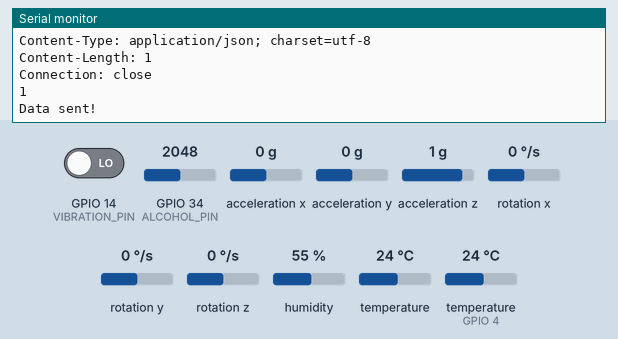
This sketch was run on a simulated ESP32. Shown: the last lines printed to the serial monitor. The inputs (shaded band) are chosen by the test bench; at power-on: GPIO 14 (VIBRATION_PIN) LOW, acceleration x 0 g, humidity 55 %, GPIO 34 (ALCOHOL_PIN) = 2048, acceleration y 0 g, temperature (sensor on GPIO 4) 24 °C, acceleration z 1 g, rotation x 0 °/s, rotation y 0 °/s, rotation z 0 °/s, temperature 24 °C. WiFi joins after 1.5 s; servers stay silent unless stated; web services answer with replies made up by the test bench.

Above: at 2.7 s.
2.8 s: GPIO 14 (VIBRATION_PIN) driven HIGH
9.9 s: acceleration x set to -1.4 g
At 12.07 s:
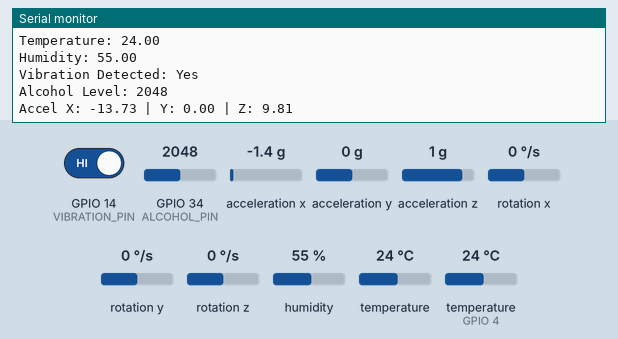
14.1 s: humidity set to 22 %
At 16.7 s:
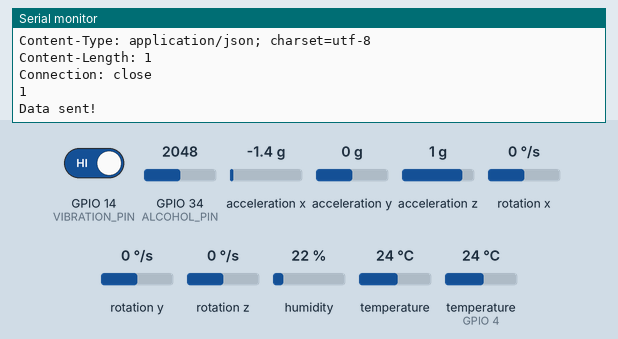
18.3 s: GPIO 34 (ALCOHOL_PIN) set to 2866
At 18.92 s:
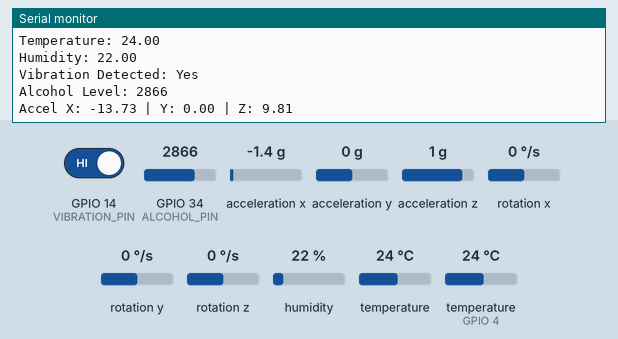
22.5 s: acceleration y set to -1.4 g
At 25.78 s:
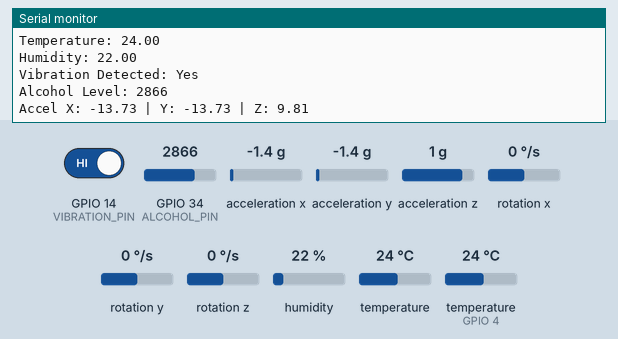
26.7 s: temperature (sensor on GPIO 4) set to 12 °C
At 30.0 s:
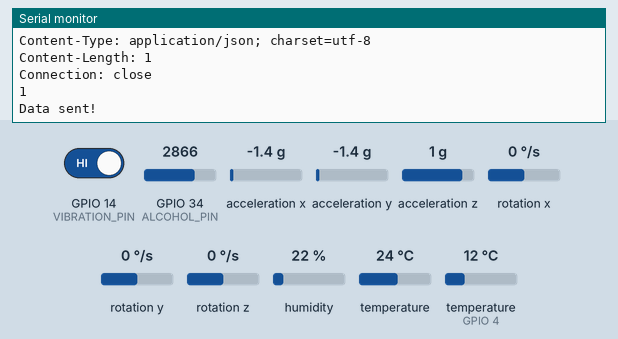

Measured:
- after the input at 9.9 s, the serial monitor: prints a new line after 2.0 s (image 1)
- after the input at 14.1 s, the serial monitor: prints a new line after 1.2 s (image 2)
- after the input at 18.3 s, the serial monitor: prints a new line after 0.43 s (image 3)
- after the input at 22.5 s, the serial monitor: prints a new line after 3.1 s (image 4)
- after the input at 26.7 s, the serial monitor: prints a new line after 2.3 s (image 5)

The sketch:

alcohol_project_gyro.ino
```cpp
#include <WiFi.h>
#include "DHT.h"
#include <Wire.h>
#include <Adafruit_MPU6050.h>
#include <Adafruit_Sensor.h>

// WiFi credentials
const char* ssid = "Pavi";
const char* password = "Max@0925";

// ThingSpeak info (manual HTTP request)
const char* host = "api.thingspeak.com";
const char* writeAPIKey = "H6X8KBTLGX25JTIE";

// Sensor pins
#define DHTPIN 4
#define DHTTYPE DHT11
#define VIBRATION_PIN 14
#define ALCOHOL_PIN 34

DHT dht(DHTPIN, DHTTYPE);
Adafruit_MPU6050 mpu;

void setup() {
  Serial.begin(9600); // Changed to 9600 as requested
  dht.begin();
  pinMode(VIBRATION_PIN, INPUT);

  // Connect to WiFi
  Serial.println("Connecting to WiFi");
  WiFi.begin(ssid, password);
  while (WiFi.status() != WL_CONNECTED) {
    delay(500);
    Serial.print(".");
  }
  Serial.println("\nWiFi connected!");
  Serial.print("IP Address: ");
  Serial.println(WiFi.localIP());

  // Initialize MPU6050
  if (!mpu.begin()) {
    Serial.println("MPU6050 not found! Check connections.");
    while (1) {
      delay(10);
    }
  }
  Serial.println("MPU6050 initialized.");
  mpu.setAccelerometerRange(MPU6050_RANGE_8_G);
  mpu.setGyroRange(MPU6050_RANGE_500_DEG);
  mpu.setFilterBandwidth(MPU6050_BAND_21_HZ);
}

void loop() {
  float temperature = dht.readTemperature();
  float humidity = dht.readHumidity();
  int vibration = digitalRead(VIBRATION_PIN);
  int alcoholValue = analogRead(ALCOHOL_PIN);

  sensors_event_t a, g, temp;
  mpu.getEvent(&a, &g, &temp);

  Serial.println("=== Sensor Readings ===");
  Serial.print("Temperature: "); Serial.println(temperature);
  Serial.print("Humidity: "); Serial.println(humidity);
  Serial.print("Vibration Detected: "); Serial.println(vibration ? "Yes" : "No");
  Serial.print("Alcohol Level: "); Serial.println(alcoholValue);
  Serial.print("Accel X: "); Serial.print(a.acceleration.x);
  Serial.print(" | Y: "); Serial.print(a.acceleration.y);
  Serial.print(" | Z: "); Serial.println(a.acceleration.z);

  // Create HTTP GET request URL
  String url = "/update?api_key=";
  url += writeAPIKey;
  url += "&field1=" + String(temperature);
  url += "&field2=" + String(humidity);
  url += "&field3=" + String(vibration);
  url += "&field4=" + String(alcoholValue);
  url += "&field5=" + String(a.acceleration.x);
  url += "&field6=" + String(a.acceleration.y);
  url += "&field7=" + String(a.acceleration.z);

  // Send data to ThingSpeak
  WiFiClient client;
  const int httpPort = 80;
  if (!client.connect(host, httpPort)) {
    Serial.println("Connection to ThingSpeak failed");
    return;
  }

  client.print(String("GET ") + url + " HTTP/1.1\r\n" +
               "Host: " + host + "\r\n" +
               "Connection: close\r\n\r\n");

  Serial.println("Sending data to ThingSpeak...");

  // Wait for response (optional)
  unsigned long timeout = millis();
  while (client.available() == 0) {
    if (millis() - timeout > 5000) {
      Serial.println(">>> Client Timeout !");
      client.stop();
      return;
    }
  }

  while (client.available()) {
    char c = client.read();
    Serial.print(c);
  }

  client.stop();
  Serial.println("\nData sent!\n");

  delay(3000); // Wait 3 seconds before next reading
}
```
